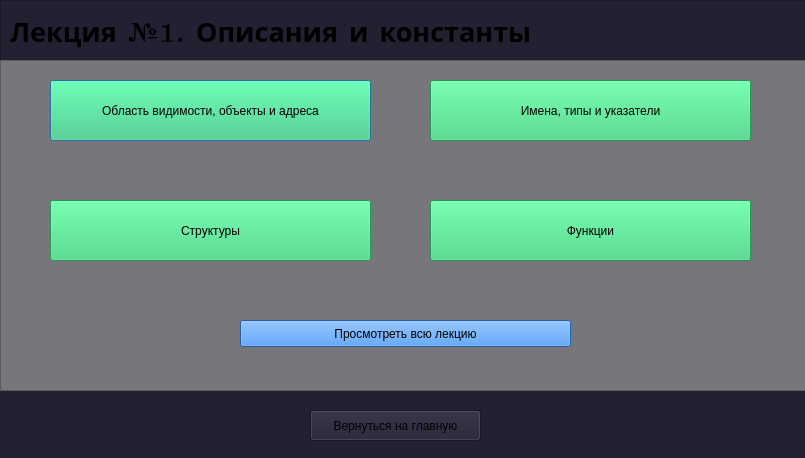
<?xml version="1.0" encoding="UTF-8"?>
<ui version="4.0">
 <class>test1</class>
 <widget class="QDialog" name="test1">
  <property name="geometry">
   <rect>
    <x>0</x>
    <y>0</y>
    <width>805</width>
    <height>458</height>
   </rect>
  </property>
  <property name="windowTitle">
   <string>Обучающая система</string>
  </property>
  <property name="styleSheet">
   <string notr="true">background-color: rgb(36, 31, 49);</string>
  </property>
  <widget class="QFrame" name="frame_3">
   <property name="geometry">
    <rect>
     <x>0</x>
     <y>0</y>
     <width>921</width>
     <height>391</height>
    </rect>
   </property>
   <property name="frameShape">
    <enum>QFrame::Shape::StyledPanel</enum>
   </property>
   <property name="frameShadow">
    <enum>QFrame::Shadow::Raised</enum>
   </property>
   <widget class="QFrame" name="frame_2">
    <property name="geometry">
     <rect>
      <x>0</x>
      <y>60</y>
      <width>931</width>
      <height>331</height>
     </rect>
    </property>
    <property name="autoFillBackground">
     <bool>false</bool>
    </property>
    <property name="styleSheet">
     <string notr="true">background-color: rgb(119, 118, 123);</string>
    </property>
    <property name="frameShape">
     <enum>QFrame::Shape::StyledPanel</enum>
    </property>
    <property name="frameShadow">
     <enum>QFrame::Shadow::Raised</enum>
    </property>
    <widget class="QPushButton" name="pushButton">
     <property name="geometry">
      <rect>
       <x>50</x>
       <y>20</y>
       <width>321</width>
       <height>61</height>
      </rect>
     </property>
     <property name="styleSheet">
      <string notr="true">background-color: rgb(51, 209, 122);
color: rgb(0, 0, 0);</string>
     </property>
     <property name="text">
      <string>Область видимости, объекты и адреса</string>
     </property>
    </widget>
    <widget class="QPushButton" name="pushButton_2">
     <property name="geometry">
      <rect>
       <x>50</x>
       <y>140</y>
       <width>321</width>
       <height>61</height>
      </rect>
     </property>
     <property name="styleSheet">
      <string notr="true">background-color: rgb(51, 209, 122);
color: rgb(0, 0, 0);</string>
     </property>
     <property name="text">
      <string>Структуры</string>
     </property>
    </widget>
    <widget class="QPushButton" name="pushButton_4">
     <property name="geometry">
      <rect>
       <x>240</x>
       <y>260</y>
       <width>331</width>
       <height>27</height>
      </rect>
     </property>
     <property name="styleSheet">
      <string notr="true">background-color: rgb(53, 132, 228);</string>
     </property>
     <property name="text">
      <string>Просмотреть всю лекцию</string>
     </property>
    </widget>
    <widget class="QPushButton" name="pushButton_6">
     <property name="geometry">
      <rect>
       <x>430</x>
       <y>20</y>
       <width>321</width>
       <height>61</height>
      </rect>
     </property>
     <property name="styleSheet">
      <string notr="true">background-color: rgb(51, 209, 122);
color: rgb(0, 0, 0);</string>
     </property>
     <property name="text">
      <string>Имена, типы и указатели</string>
     </property>
    </widget>
    <widget class="QPushButton" name="pushButton_3">
     <property name="geometry">
      <rect>
       <x>430</x>
       <y>140</y>
       <width>321</width>
       <height>61</height>
      </rect>
     </property>
     <property name="styleSheet">
      <string notr="true">background-color: rgb(51, 209, 122);
color: rgb(0, 0, 0);</string>
     </property>
     <property name="text">
      <string>Функции</string>
     </property>
    </widget>
   </widget>
   <widget class="QLabel" name="label_2">
    <property name="geometry">
     <rect>
      <x>10</x>
      <y>10</y>
      <width>911</width>
      <height>41</height>
     </rect>
    </property>
    <property name="font">
     <font>
      <family>LM Roman 8</family>
      <pointsize>20</pointsize>
      <bold>true</bold>
     </font>
    </property>
    <property name="text">
     <string>Лекция №1. Описания и константы</string>
    </property>
   </widget>
  </widget>
  <widget class="QPushButton" name="pushButton_5">
   <property name="geometry">
    <rect>
     <x>310</x>
     <y>410</y>
     <width>171</width>
     <height>31</height>
    </rect>
   </property>
   <property name="text">
    <string>Вернуться на главную</string>
   </property>
  </widget>
 </widget>
 <resources/>
 <connections/>
</ui>
